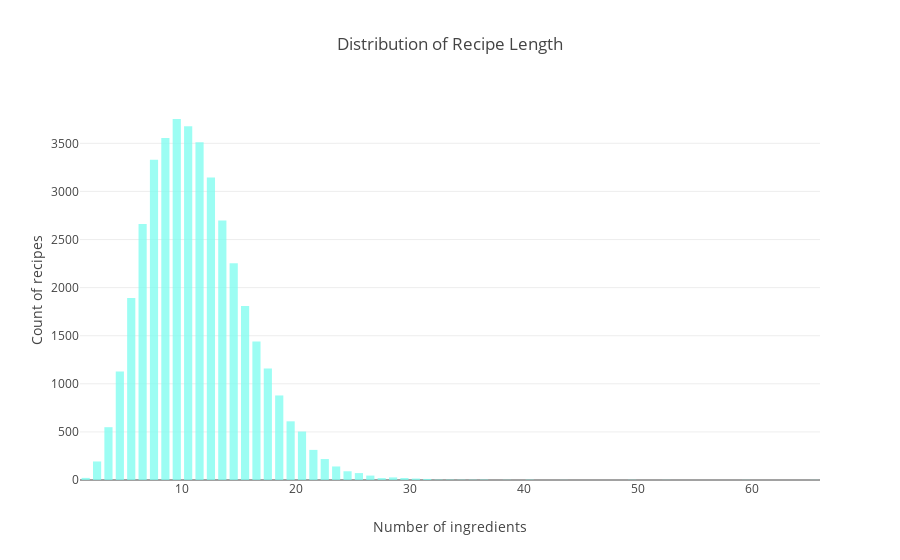

Here is the notebook cell this chart was saved with:
### Markdown cell above
Explore the distribution of recipe length

### Code cell
trace = go.Histogram(
    x= train_data['ingredients'].str.len(),
    xbins=dict(start=0,end=90,size=1),
   marker=dict(color='#7CFDF0'),
    opacity=0.75)
data = [trace]
layout = go.Layout(
    title='Distribution of Recipe Length',
    xaxis=dict(title='Number of ingredients'),
    yaxis=dict(title='Count of recipes'),
    bargap=0.1,
    bargroupgap=0.2)

fig = go.Figure(data=data, layout=layout)
iplot(fig)

### Figure 1 — Plotly figure (JSON) as saved in the notebook; plotly's stock layout.template omitted (floating-point values rounded to 4 significant figures; data arrays with more than 128 entries replaced by an {"elided": "..."} marker saying what was removed)
{"data": [{"marker": {"color": "#7CFDF0"}, "opacity": 0.75, "type": "histogram", "uid": "2208b3a0-73f4-4efb-aa28-2ebebd86d468", "x": {"elided": "39774 int values"}, "xbins": {"end": 90, "size": 1, "start": 0}}], "layout": {"bargap": 0.1, "bargroupgap": 0.2, "title": {"text": "Distribution of Recipe Length"}, "xaxis": {"title": {"text": "Number of ingredients"}}, "yaxis": {"title": {"text": "Count of recipes"}}}}
